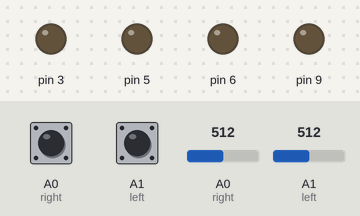
The sketch below on a simulated Arduino Uno, built with avr-gcc and run on an emulated ATmega328P. On the bench: output pins drawn as LEDs (lit = HIGH). Inputs (shaded band) come from the test bench; at power-on: A0 (right) HIGH, A1 (left) HIGH, A0 (right) = 512, A1 (left) = 512. What the sketch prints to the serial monitor is not drawn.

Above: at 1.2 s.
1.3 s: A0 (right) pulled LOW for 0.15 s
At 1.38 s:
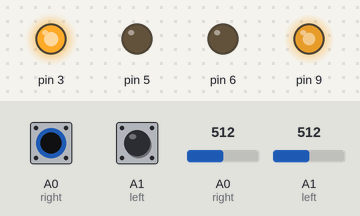
2.9 s: A1 (left) pulled LOW for 0.15 s
At 2.97 s:
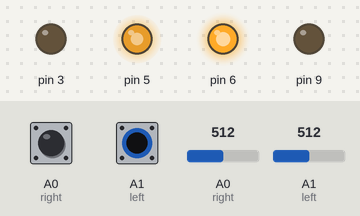
4.5 s: A0 (right) set to 105
7.5 s: A0 (right) set to 88
10.5 s: A1 (left) set to 108
13.5 s: A1 (left) set to 95
Timing chart, 0 to 16.0 s (numbered marks = the images above; inputs shaded):
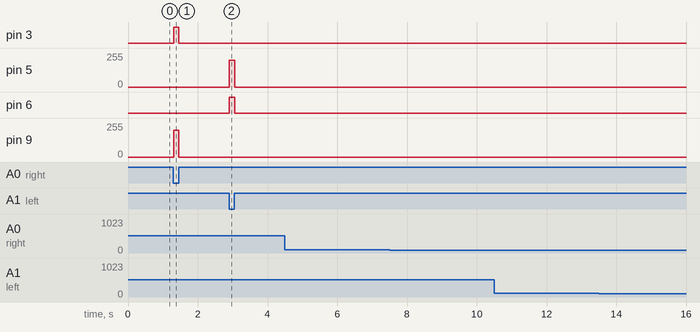

The sketch:

MotorDriverTest.ino
```cpp
#define fA 3
#define rA 5
#define fB 6
#define rB 9
#define left A1
#define right A0
void setup() {
  // put your setup code here, to run once:
  Serial.begin(9600);
  pinMode(3, OUTPUT);
  pinMode(5, OUTPUT);
  pinMode(6, OUTPUT);
  pinMode(9, OUTPUT);
  pinMode(left, INPUT);
  pinMode(right, INPUT);
}

void MotorControl(int forward, int revease, int fspeed, int rspeed)
{
  analogWrite(forward, fspeed);
  analogWrite(revease, rspeed);
}

void loop() {
  Serial.print("left=");
  Serial.print(analogRead(left));
  Serial.print(", right=");
  Serial.print(analogRead(right));
  Serial.println();
  if(digitalRead(left) == 0 && digitalRead(right) == 0)
  {
    MotorControl(fA, rA, 200, 0);
    MotorControl(fB, rB, 200, 0);
  }
  if(digitalRead(right) == 1 && digitalRead(left) == 0)
  {
    MotorControl(fA, rA, 0, 200);
    MotorControl(fB, rB, 255, 0);
  }
  if(digitalRead(left) == 1 && digitalRead(right) == 0)
  {
    MotorControl(fA, rA, 255, 0);
    MotorControl(fB, rB, 0, 200);
  }
  if(digitalRead(left) == 1 && digitalRead(right) == 1)
  {
    MotorControl(fA, rA, 0, 0);
    MotorControl(fB, rB, 0, 0);
  }
}
```

Measured:
- after the input at 1.3 s, pin 3: LOW → HIGH at once, → LOW 0.15 s later; pin 9: 0/255 → 200/255 at once, → 0/255 0.15 s later
- after the input at 2.9 s, pin 5: 0/255 → 200/255 at once, → 0/255 0.15 s later; pin 6: LOW → HIGH at once, → LOW 0.15 s later
- after the input at 4.5 s, every drawn part: stays the same
- after the input at 7.5 s, every drawn part: stays the same
- after the input at 10.5 s, every drawn part: stays the same
- after the input at 13.5 s, every drawn part: stays the same
